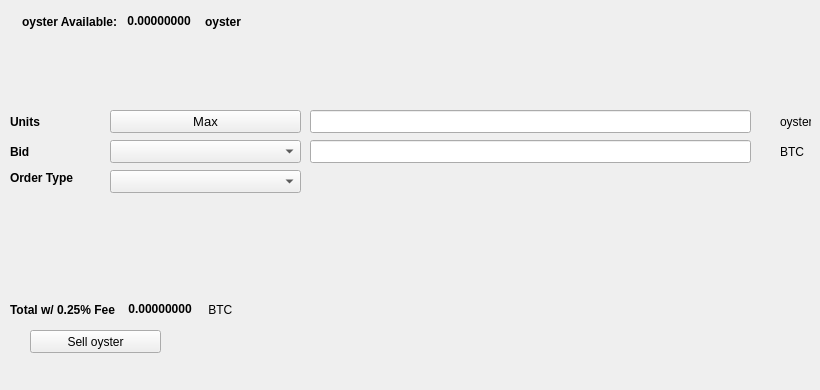
   <widget class="QWidget" name="SellTab">
    <attribute name="title">
     <string>Sell</string>
    </attribute>
    <widget class="QLabel" name="label_16">
     <property name="geometry">
      <rect>
       <x>780</x>
       <y>140</y>
       <width>31</width>
       <height>23</height>
      </rect>
     </property>
     <property name="text">
      <string>BTC</string>
     </property>
    </widget>
    <widget class="QComboBox" name="SellBidcomboBox">
     <property name="geometry">
      <rect>
       <x>110</x>
       <y>140</y>
       <width>191</width>
       <height>23</height>
      </rect>
     </property>
     <property name="font">
      <font>
       <pointsize>10</pointsize>
      </font>
     </property>
    </widget>
    <widget class="QLabel" name="label_18">
     <property name="geometry">
      <rect>
       <x>10</x>
       <y>110</y>
       <width>46</width>
       <height>23</height>
      </rect>
     </property>
     <property name="font">
      <font>
       <weight>75</weight>
       <bold>true</bold>
      </font>
     </property>
     <property name="text">
      <string>Units</string>
     </property>
    </widget>
    <widget class="QPushButton" name="Sell_Max_Amount">
     <property name="geometry">
      <rect>
       <x>110</x>
       <y>110</y>
       <width>191</width>
       <height>23</height>
      </rect>
     </property>
     <property name="font">
      <font>
       <pointsize>10</pointsize>
      </font>
     </property>
     <property name="text">
      <string>Max</string>
     </property>
    </widget>
    <widget class="QLabel" name="label_20">
     <property name="geometry">
      <rect>
       <x>10</x>
       <y>170</y>
       <width>91</width>
       <height>16</height>
      </rect>
     </property>
     <property name="font">
      <font>
       <weight>75</weight>
       <bold>true</bold>
      </font>
     </property>
     <property name="text">
      <string>Order Type</string>
     </property>
    </widget>
    <widget class="QComboBox" name="SellOrdertypeCombo">
     <property name="geometry">
      <rect>
       <x>110</x>
       <y>170</y>
       <width>191</width>
       <height>23</height>
      </rect>
     </property>
     <property name="font">
      <font>
       <pointsize>10</pointsize>
      </font>
     </property>
    </widget>
    <widget class="QLabel" name="label_21">
     <property name="geometry">
      <rect>
       <x>10</x>
       <y>140</y>
       <width>46</width>
       <height>23</height>
      </rect>
     </property>
     <property name="font">
      <font>
       <weight>75</weight>
       <bold>true</bold>
      </font>
     </property>
     <property name="text">
      <string>Bid</string>
     </property>
    </widget>
    <widget class="QLabel" name="label_22">
     <property name="geometry">
      <rect>
       <x>780</x>
       <y>110</y>
       <width>31</width>
       <height>23</height>
      </rect>
     </property>
     <property name="text">
      <string>oyster</string>
     </property>
    </widget>
    <widget class="QLineEdit" name="UnitsInputoyster">
     <property name="geometry">
      <rect>
       <x>310</x>
       <y>110</y>
       <width>441</width>
       <height>23</height>
      </rect>
     </property>
     <property name="font">
      <font>
       <pointsize>9</pointsize>
       <weight>75</weight>
       <bold>true</bold>
      </font>
     </property>
    </widget>
    <widget class="QLineEdit" name="SellBidPriceEdit">
     <property name="geometry">
      <rect>
       <x>310</x>
       <y>140</y>
       <width>441</width>
       <height>23</height>
      </rect>
     </property>
     <property name="font">
      <font>
       <pointsize>9</pointsize>
       <weight>75</weight>
       <bold>true</bold>
      </font>
     </property>
    </widget>
    <widget class="QPushButton" name="SelloysterBTN">
     <property name="geometry">
      <rect>
       <x>30</x>
       <y>330</y>
       <width>131</width>
       <height>23</height>
      </rect>
     </property>
     <property name="text">
      <string>Sell oyster</string>
     </property>
     <property name="icon">
      <iconset resource="../oyster">
       <normaloff>:/icons/bitcoin</normaloff>:/icons/bitcoin</iconset>
     </property>
    </widget>
    <widget class="QWidget" name="layoutWidget3">
     <property name="geometry">
      <rect>
       <x>22</x>
       <y>12</y>
       <width>258</width>
       <height>19</height>
      </rect>
     </property>
     <layout class="QHBoxLayout" name="horizontalLayout">
      <item>
       <widget class="QLabel" name="label232_2">
        <property name="font">
         <font>
          <weight>75</weight>
          <bold>true</bold>
         </font>
        </property>
        <property name="text">
         <string>oyster Available:</string>
        </property>
       </widget>
      </item>
      <item>
       <widget class="QLabel" name="oysterAvailableLabel">
        <property name="palette">
         <palette>
          <active>
           <colorrole role="WindowText">
            <brush brushstyle="SolidPattern">
             <color alpha="255">
              <red>0</red>
              <green>0</green>
              <blue>0</blue>
             </color>
            </brush>
           </colorrole>
           <colorrole role="Button">
            <brush brushstyle="SolidPattern">
             <color alpha="255">
              <red>0</red>
              <green>170</green>
              <blue>0</blue>
             </color>
            </brush>
           </colorrole>
           <colorrole role="Light">
            <brush brushstyle="SolidPattern">
             <color alpha="255">
              <red>0</red>
              <green>255</green>
              <blue>0</blue>
             </color>
            </brush>
           </colorrole>
           <colorrole role="Midlight">
            <brush brushstyle="SolidPattern">
             <color alpha="255">
              <red>0</red>
              <green>212</green>
              <blue>0</blue>
             </color>
            </brush>
           </colorrole>
           <colorrole role="Dark">
            <brush brushstyle="SolidPattern">
             <color alpha="255">
              <red>0</red>
              <green>85</green>
              <blue>0</blue>
             </color>
            </brush>
           </colorrole>
           <colorrole role="Mid">
            <brush brushstyle="SolidPattern">
             <color alpha="255">
              <red>0</red>
              <green>113</green>
              <blue>0</blue>
             </color>
            </brush>
           </colorrole>
           <colorrole role="Text">
            <brush brushstyle="SolidPattern">
             <color alpha="255">
              <red>0</red>
              <green>170</green>
              <blue>0</blue>
             </color>
            </brush>
           </colorrole>
           <colorrole role="BrightText">
            <brush brushstyle="SolidPattern">
             <color alpha="255">
              <red>255</red>
              <green>255</green>
              <blue>255</blue>
             </color>
            </brush>
           </colorrole>
           <colorrole role="ButtonText">
            <brush brushstyle="SolidPattern">
             <color alpha="255">
              <red>0</red>
              <green>0</green>
              <blue>0</blue>
             </color>
            </brush>
           </colorrole>
           <colorrole role="Base">
            <brush brushstyle="SolidPattern">
             <color alpha="255">
              <red>255</red>
              <green>255</green>
              <blue>255</blue>
             </color>
            </brush>
           </colorrole>
           <colorrole role="Window">
            <brush brushstyle="SolidPattern">
             <color alpha="255">
              <red>0</red>
              <green>170</green>
              <blue>0</blue>
             </color>
            </brush>
           </colorrole>
           <colorrole role="Shadow">
            <brush brushstyle="SolidPattern">
             <color alpha="255">
              <red>0</red>
              <green>0</green>
              <blue>0</blue>
             </color>
            </brush>
           </colorrole>
           <colorrole role="AlternateBase">
            <brush brushstyle="SolidPattern">
             <color alpha="255">
              <red>127</red>
              <green>212</green>
              <blue>127</blue>
             </color>
            </brush>
           </colorrole>
           <colorrole role="ToolTipBase">
            <brush brushstyle="SolidPattern">
             <color alpha="255">
              <red>255</red>
              <green>255</green>
              <blue>220</blue>
             </color>
            </brush>
           </colorrole>
           <colorrole role="ToolTipText">
            <brush brushstyle="SolidPattern">
             <color alpha="255">
              <red>0</red>
              <green>0</green>
              <blue>0</blue>
             </color>
            </brush>
           </colorrole>
          </active>
          <inactive>
           <colorrole role="WindowText">
            <brush brushstyle="SolidPattern">
             <color alpha="255">
              <red>0</red>
              <green>0</green>
              <blue>0</blue>
             </color>
            </brush>
           </colorrole>
           <colorrole role="Button">
            <brush brushstyle="SolidPattern">
             <color alpha="255">
              <red>0</red>
              <green>170</green>
              <blue>0</blue>
             </color>
            </brush>
           </colorrole>
           <colorrole role="Light">
            <brush brushstyle="SolidPattern">
             <color alpha="255">
              <red>0</red>
              <green>255</green>
              <blue>0</blue>
             </color>
            </brush>
           </colorrole>
           <colorrole role="Midlight">
            <brush brushstyle="SolidPattern">
             <color alpha="255">
              <red>0</red>
              <green>212</green>
              <blue>0</blue>
             </color>
            </brush>
           </colorrole>
           <colorrole role="Dark">
            <brush brushstyle="SolidPattern">
             <color alpha="255">
              <red>0</red>
              <green>85</green>
              <blue>0</blue>
             </color>
            </brush>
           </colorrole>
           <colorrole role="Mid">
            <brush brushstyle="SolidPattern">
             <color alpha="255">
              <red>0</red>
              <green>113</green>
              <blue>0</blue>
             </color>
            </brush>
           </colorrole>
           <colorrole role="Text">
            <brush brushstyle="SolidPattern">
             <color alpha="255">
              <red>0</red>
              <green>170</green>
              <blue>0</blue>
             </color>
            </brush>
           </colorrole>
           <colorrole role="BrightText">
            <brush brushstyle="SolidPattern">
             <color alpha="255">
              <red>255</red>
              <green>255</green>
              <blue>255</blue>
             </color>
            </brush>
           </colorrole>
           <colorrole role="ButtonText">
            <brush brushstyle="SolidPattern">
             <color alpha="255">
              <red>0</red>
              <green>0</green>
              <blue>0</blue>
             </color>
            </brush>
           </colorrole>
           <colorrole role="Base">
            <brush brushstyle="SolidPattern">
             <color alpha="255">
              <red>255</red>
              <green>255</green>
              <blue>255</blue>
             </color>
            </brush>
           </colorrole>
           <colorrole role="Window">
            <brush brushstyle="SolidPattern">
             <color alpha="255">
              <red>0</red>
              <green>170</green>
              <blue>0</blue>
             </color>
            </brush>
           </colorrole>
           <colorrole role="Shadow">
            <brush brushstyle="SolidPattern">
             <color alpha="255">
              <red>0</red>
              <green>0</green>
              <blue>0</blue>
             </color>
            </brush>
           </colorrole>
           <colorrole role="AlternateBase">
            <brush brushstyle="SolidPattern">
             <color alpha="255">
              <red>127</red>
              <green>212</green>
              <blue>127</blue>
             </color>
            </brush>
           </colorrole>
           <colorrole role="ToolTipBase">
            <brush brushstyle="SolidPattern">
             <color alpha="255">
              <red>255</red>
              <green>255</green>
              <blue>220</blue>
             </color>
            </brush>
           </colorrole>
           <colorrole role="ToolTipText">
            <brush brushstyle="SolidPattern">
             <color alpha="255">
              <red>0</red>
              <green>0</green>
              <blue>0</blue>
             </color>
            </brush>
           </colorrole>
          </inactive>
          <disabled>
           <colorrole role="WindowText">
            <brush brushstyle="SolidPattern">
             <color alpha="255">
              <red>0</red>
              <green>85</green>
              <blue>0</blue>
             </color>
            </brush>
           </colorrole>
           <colorrole role="Button">
            <brush brushstyle="SolidPattern">
             <color alpha="255">
              <red>0</red>
              <green>170</green>
              <blue>0</blue>
             </color>
            </brush>
           </colorrole>
           <colorrole role="Light">
            <brush brushstyle="SolidPattern">
             <color alpha="255">
              <red>0</red>
              <green>255</green>
              <blue>0</blue>
             </color>
            </brush>
           </colorrole>
           <colorrole role="Midlight">
            <brush brushstyle="SolidPattern">
             <color alpha="255">
              <red>0</red>
              <green>212</green>
              <blue>0</blue>
             </color>
            </brush>
           </colorrole>
           <colorrole role="Dark">
            <brush brushstyle="SolidPattern">
             <color alpha="255">
              <red>0</red>
              <green>85</green>
              <blue>0</blue>
             </color>
            </brush>
           </colorrole>
           <colorrole role="Mid">
            <brush brushstyle="SolidPattern">
             <color alpha="255">
              <red>0</red>
              <green>113</green>
              <blue>0</blue>
             </color>
            </brush>
           </colorrole>
           <colorrole role="Text">
            <brush brushstyle="SolidPattern">
             <color alpha="255">
              <red>0</red>
              <green>85</green>
              <blue>0</blue>
             </color>
            </brush>
           </colorrole>
           <colorrole role="BrightText">
            <brush brushstyle="SolidPattern">
             <color alpha="255">
              <red>255</red>
              <green>255</green>
              <blue>255</blue>
             </color>
            </brush>
           </colorrole>
           <colorrole role="ButtonText">
            <brush brushstyle="SolidPattern">
             <color alpha="255">
              <red>0</red>
              <green>85</green>
              <blue>0</blue>
             </color>
            </brush>
           </colorrole>
           <colorrole role="Base">
            <brush brushstyle="SolidPattern">
             <color alpha="255">
              <red>0</red>
              <green>170</green>
              <blue>0</blue>
             </color>
            </brush>
           </colorrole>
           <colorrole role="Window">
            <brush brushstyle="SolidPattern">
             <color alpha="255">
              <red>0</red>
              <green>170</green>
              <blue>0</blue>
             </color>
            </brush>
           </colorrole>
           <colorrole role="Shadow">
            <brush brushstyle="SolidPattern">
             <color alpha="255">
              <red>0</red>
              <green>0</green>
              <blue>0</blue>
             </color>
            </brush>
           </colorrole>
           <colorrole role="AlternateBase">
            <brush brushstyle="SolidPattern">
             <color alpha="255">
              <red>0</red>
              <green>170</green>
              <blue>0</blue>
             </color>
            </brush>
           </colorrole>
           <colorrole role="ToolTipBase">
            <brush brushstyle="SolidPattern">
             <color alpha="255">
              <red>255</red>
              <green>255</green>
              <blue>220</blue>
             </color>
            </brush>
           </colorrole>
           <colorrole role="ToolTipText">
            <brush brushstyle="SolidPattern">
             <color alpha="255">
              <red>0</red>
              <green>0</green>
              <blue>0</blue>
             </color>
            </brush>
           </colorrole>
          </disabled>
         </palette>
        </property>
        <property name="font">
         <font>
          <weight>75</weight>
          <bold>true</bold>
         </font>
        </property>
        <property name="text">
         <string> 0.00000000 </string>
        </property>
        <property name="textInteractionFlags">
         <set>Qt::LinksAccessibleByMouse|Qt::TextSelectableByKeyboard|Qt::TextSelectableByMouse</set>
        </property>
       </widget>
      </item>
      <item>
       <widget class="QLabel" name="labeloyster">
        <property name="font">
         <font>
          <weight>75</weight>
          <bold>true</bold>
         </font>
        </property>
        <property name="text">
         <string>oyster</string>
        </property>
       </widget>
      </item>
     </layout>
    </widget>
    <widget class="QWidget" name="layoutWidget">
     <property name="geometry">
      <rect>
       <x>10</x>
       <y>300</y>
       <width>268</width>
       <height>19</height>
      </rect>
     </property>
     <layout class="QHBoxLayout" name="horizontalLayout_2">
      <item>
       <widget class="QLabel" name="label_19">
        <property name="font">
         <font>
          <weight>75</weight>
          <bold>true</bold>
         </font>
        </property>
        <property name="text">
         <string>Total w/ 0.25% Fee </string>
        </property>
       </widget>
      </item>
      <item>
       <widget class="QLabel" name="SellCostLabel">
        <property name="palette">
         <palette>
          <active>
           <colorrole role="WindowText">
            <brush brushstyle="SolidPattern">
             <color alpha="255">
              <red>0</red>
              <green>0</green>
              <blue>0</blue>
             </color>
            </brush>
           </colorrole>
           <colorrole role="Button">
            <brush brushstyle="SolidPattern">
             <color alpha="255">
              <red>0</red>
              <green>170</green>
              <blue>0</blue>
             </color>
            </brush>
           </colorrole>
           <colorrole role="Light">
            <brush brushstyle="SolidPattern">
             <color alpha="255">
              <red>0</red>
              <green>255</green>
              <blue>0</blue>
             </color>
            </brush>
           </colorrole>
           <colorrole role="Midlight">
            <brush brushstyle="SolidPattern">
             <color alpha="255">
              <red>0</red>
              <green>212</green>
              <blue>0</blue>
             </color>
            </brush>
           </colorrole>
           <colorrole role="Dark">
            <brush brushstyle="SolidPattern">
             <color alpha="255">
              <red>0</red>
              <green>85</green>
              <blue>0</blue>
             </color>
            </brush>
           </colorrole>
           <colorrole role="Mid">
            <brush brushstyle="SolidPattern">
             <color alpha="255">
              <red>0</red>
              <green>113</green>
              <blue>0</blue>
             </color>
            </brush>
           </colorrole>
           <colorrole role="Text">
            <brush brushstyle="SolidPattern">
             <color alpha="255">
              <red>0</red>
              <green>170</green>
              <blue>0</blue>
             </color>
            </brush>
           </colorrole>
           <colorrole role="BrightText">
            <brush brushstyle="SolidPattern">
             <color alpha="255">
              <red>255</red>
              <green>255</green>
              <blue>255</blue>
             </color>
            </brush>
           </colorrole>
           <colorrole role="ButtonText">
            <brush brushstyle="SolidPattern">
             <color alpha="255">
              <red>0</red>
              <green>0</green>
              <blue>0</blue>
             </color>
            </brush>
           </colorrole>
           <colorrole role="Base">
            <brush brushstyle="SolidPattern">
             <color alpha="255">
              <red>255</red>
              <green>255</green>
              <blue>255</blue>
             </color>
            </brush>
           </colorrole>
           <colorrole role="Window">
            <brush brushstyle="SolidPattern">
             <color alpha="255">
              <red>0</red>
              <green>170</green>
              <blue>0</blue>
             </color>
            </brush>
           </colorrole>
           <colorrole role="Shadow">
            <brush brushstyle="SolidPattern">
             <color alpha="255">
              <red>0</red>
              <green>0</green>
              <blue>0</blue>
             </color>
            </brush>
           </colorrole>
           <colorrole role="AlternateBase">
            <brush brushstyle="SolidPattern">
             <color alpha="255">
              <red>127</red>
              <green>212</green>
              <blue>127</blue>
             </color>
            </brush>
           </colorrole>
           <colorrole role="ToolTipBase">
            <brush brushstyle="SolidPattern">
             <color alpha="255">
              <red>255</red>
              <green>255</green>
              <blue>220</blue>
             </color>
            </brush>
           </colorrole>
           <colorrole role="ToolTipText">
            <brush brushstyle="SolidPattern">
             <color alpha="255">
              <red>0</red>
              <green>0</green>
              <blue>0</blue>
             </color>
            </brush>
           </colorrole>
          </active>
          <inactive>
           <colorrole role="WindowText">
            <brush brushstyle="SolidPattern">
             <color alpha="255">
              <red>0</red>
              <green>0</green>
              <blue>0</blue>
             </color>
            </brush>
           </colorrole>
           <colorrole role="Button">
            <brush brushstyle="SolidPattern">
             <color alpha="255">
              <red>0</red>
              <green>170</green>
              <blue>0</blue>
             </color>
            </brush>
           </colorrole>
           <colorrole role="Light">
            <brush brushstyle="SolidPattern">
             <color alpha="255">
              <red>0</red>
              <green>255</green>
              <blue>0</blue>
             </color>
            </brush>
           </colorrole>
           <colorrole role="Midlight">
            <brush brushstyle="SolidPattern">
             <color alpha="255">
              <red>0</red>
              <green>212</green>
              <blue>0</blue>
             </color>
            </brush>
           </colorrole>
           <colorrole role="Dark">
            <brush brushstyle="SolidPattern">
             <color alpha="255">
              <red>0</red>
              <green>85</green>
              <blue>0</blue>
             </color>
            </brush>
           </colorrole>
           <colorrole role="Mid">
            <brush brushstyle="SolidPattern">
             <color alpha="255">
              <red>0</red>
              <green>113</green>
              <blue>0</blue>
             </color>
            </brush>
           </colorrole>
           <colorrole role="Text">
            <brush brushstyle="SolidPattern">
             <color alpha="255">
              <red>0</red>
              <green>170</green>
              <blue>0</blue>
             </color>
            </brush>
           </colorrole>
           <colorrole role="BrightText">
            <brush brushstyle="SolidPattern">
             <color alpha="255">
              <red>255</red>
              <green>255</green>
              <blue>255</blue>
             </color>
            </brush>
           </colorrole>
           <colorrole role="ButtonText">
            <brush brushstyle="SolidPattern">
             <color alpha="255">
              <red>0</red>
              <green>0</green>
              <blue>0</blue>
             </color>
            </brush>
           </colorrole>
           <colorrole role="Base">
            <brush brushstyle="SolidPattern">
             <color alpha="255">
              <red>255</red>
              <green>255</green>
              <blue>255</blue>
             </color>
            </brush>
           </colorrole>
           <colorrole role="Window">
            <brush brushstyle="SolidPattern">
             <color alpha="255">
              <red>0</red>
              <green>170</green>
              <blue>0</blue>
             </color>
            </brush>
           </colorrole>
           <colorrole role="Shadow">
            <brush brushstyle="SolidPattern">
             <color alpha="255">
              <red>0</red>
              <green>0</green>
              <blue>0</blue>
             </color>
            </brush>
           </colorrole>
           <colorrole role="AlternateBase">
            <brush brushstyle="SolidPattern">
             <color alpha="255">
              <red>127</red>
              <green>212</green>
              <blue>127</blue>
             </color>
            </brush>
           </colorrole>
           <colorrole role="ToolTipBase">
            <brush brushstyle="SolidPattern">
             <color alpha="255">
              <red>255</red>
              <green>255</green>
              <blue>220</blue>
             </color>
            </brush>
           </colorrole>
           <colorrole role="ToolTipText">
            <brush brushstyle="SolidPattern">
             <color alpha="255">
              <red>0</red>
              <green>0</green>
              <blue>0</blue>
             </color>
            </brush>
           </colorrole>
          </inactive>
          <disabled>
           <colorrole role="WindowText">
            <brush brushstyle="SolidPattern">
             <color alpha="255">
              <red>0</red>
              <green>85</green>
              <blue>0</blue>
             </color>
            </brush>
           </colorrole>
           <colorrole role="Button">
            <brush brushstyle="SolidPattern">
             <color alpha="255">
              <red>0</red>
              <green>170</green>
              <blue>0</blue>
             </color>
            </brush>
           </colorrole>
           <colorrole role="Light">
            <brush brushstyle="SolidPattern">
             <color alpha="255">
              <red>0</red>
              <green>255</green>
              <blue>0</blue>
             </color>
            </brush>
           </colorrole>
           <colorrole role="Midlight">
            <brush brushstyle="SolidPattern">
             <color alpha="255">
              <red>0</red>
              <green>212</green>
              <blue>0</blue>
             </color>
            </brush>
           </colorrole>
           <colorrole role="Dark">
            <brush brushstyle="SolidPattern">
             <color alpha="255">
              <red>0</red>
              <green>85</green>
              <blue>0</blue>
             </color>
            </brush>
           </colorrole>
           <colorrole role="Mid">
            <brush brushstyle="SolidPattern">
             <color alpha="255">
              <red>0</red>
              <green>113</green>
              <blue>0</blue>
             </color>
            </brush>
           </colorrole>
           <colorrole role="Text">
            <brush brushstyle="SolidPattern">
             <color alpha="255">
              <red>0</red>
              <green>85</green>
              <blue>0</blue>
             </color>
            </brush>
           </colorrole>
           <colorrole role="BrightText">
            <brush brushstyle="SolidPattern">
             <color alpha="255">
              <red>255</red>
              <green>255</green>
              <blue>255</blue>
             </color>
            </brush>
           </colorrole>
           <colorrole role="ButtonText">
            <brush brushstyle="SolidPattern">
             <color alpha="255">
              <red>0</red>
              <green>85</green>
              <blue>0</blue>
             </color>
            </brush>
           </colorrole>
           <colorrole role="Base">
            <brush brushstyle="SolidPattern">
             <color alpha="255">
              <red>0</red>
              <green>170</green>
              <blue>0</blue>
             </color>
            </brush>
           </colorrole>
           <colorrole role="Window">
            <brush brushstyle="SolidPattern">
             <color alpha="255">
              <red>0</red>
              <green>170</green>
              <blue>0</blue>
             </color>
            </brush>
           </colorrole>
           <colorrole role="Shadow">
            <brush brushstyle="SolidPattern">
             <color alpha="255">
              <red>0</red>
              <green>0</green>
              <blue>0</blue>
             </color>
            </brush>
           </colorrole>
           <colorrole role="AlternateBase">
            <brush brushstyle="SolidPattern">
             <color alpha="255">
              <red>0</red>
              <green>170</green>
              <blue>0</blue>
             </color>
            </brush>
           </colorrole>
           <colorrole role="ToolTipBase">
            <brush brushstyle="SolidPattern">
             <color alpha="255">
              <red>255</red>
              <green>255</green>
              <blue>220</blue>
             </color>
            </brush>
           </colorrole>
           <colorrole role="ToolTipText">
            <brush brushstyle="SolidPattern">
             <color alpha="255">
              <red>0</red>
              <green>0</green>
              <blue>0</blue>
             </color>
            </brush>
           </colorrole>
          </disabled>
         </palette>
        </property>
        <property name="font">
         <font>
          <weight>75</weight>
          <bold>true</bold>
         </font>
        </property>
        <property name="autoFillBackground">
         <bool>false</bool>
        </property>
        <property name="text">
         <string> 0.00000000</string>
        </property>
        <property name="textInteractionFlags">
         <set>Qt::LinksAccessibleByMouse|Qt::TextSelectableByMouse</set>
        </property>
       </widget>
      </item>
      <item>
       <widget class="QLabel" name="label_17">
        <property name="font">
         <font>
          <weight>50</weight>
          <bold>false</bold>
         </font>
        </property>
        <property name="text">
         <string> BTC</string>
        </property>
       </widget>
      </item>
     </layout>
    </widget>
    <widget class="QLabel" name="label_23">
     <property name="geometry">
      <rect>
       <x>460</x>
       <y>300</y>
       <width>281</width>
       <height>81</height>
      </rect>
     </property>
     <property name="text">
      <string/>
     </property>
     <property name="pixmap">
      <pixmap>:/images/bittrex</pixmap>
     </property>
    </widget>
   </widget>
